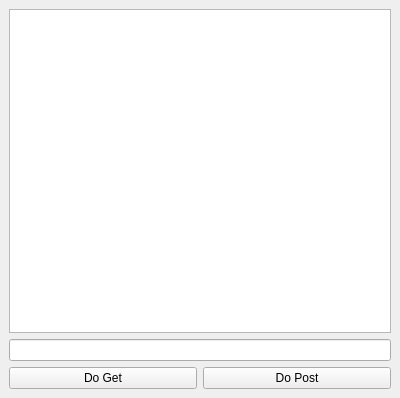
<?xml version="1.0" encoding="UTF-8"?>
<ui version="4.0">
 <class>MainWindow</class>
 <widget class="QMainWindow" name="MainWindow">
  <property name="geometry">
   <rect>
    <x>0</x>
    <y>0</y>
    <width>400</width>
    <height>398</height>
   </rect>
  </property>
  <property name="windowTitle">
   <string>MainWindow</string>
  </property>
  <widget class="QWidget" name="centralwidget">
   <layout class="QGridLayout" name="gridLayout">
    <item row="0" column="0">
     <layout class="QVBoxLayout" name="verticalLayout_2">
      <item>
       <widget class="QGraphicsView" name="TreeGraphicsView"/>
      </item>
      <item>
       <layout class="QVBoxLayout" name="verticalLayout">
        <item>
         <widget class="QLineEdit" name="EditPostRequestLine"/>
        </item>
        <item>
         <layout class="QHBoxLayout" name="horizontalLayout">
          <item>
           <widget class="QPushButton" name="Button4Get">
            <property name="text">
             <string>Do Get</string>
            </property>
           </widget>
          </item>
          <item>
           <widget class="QPushButton" name="Button4Post">
            <property name="text">
             <string>Do Post</string>
            </property>
           </widget>
          </item>
         </layout>
        </item>
       </layout>
      </item>
     </layout>
    </item>
   </layout>
  </widget>
 </widget>
 <resources/>
 <connections/>
</ui>
